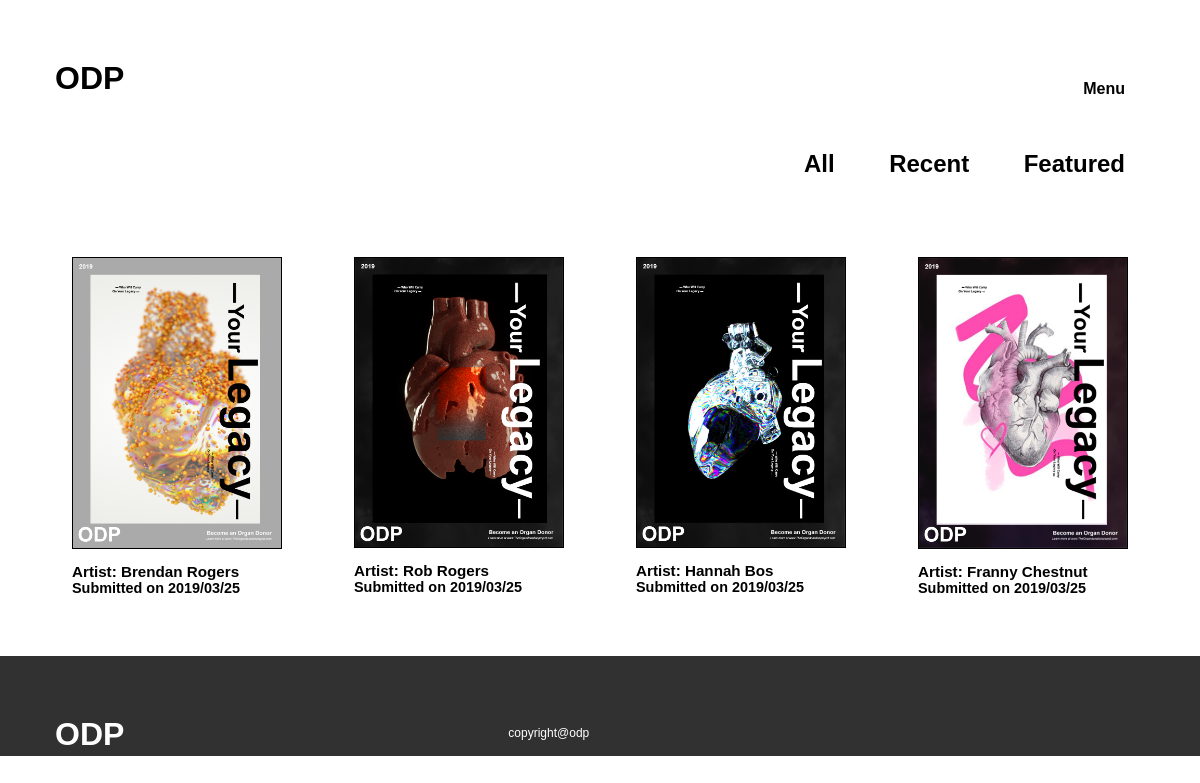
Page /gallery.php?display=featured on the committed database.
### tables this page shows
CREATE TABLE IF NOT EXISTS `tbl_images` (
  `id` int(100) UNSIGNED NOT NULL AUTO_INCREMENT,
  `f_name` varchar(50) NOT NULL,
  `l_name` varchar(50) NOT NULL,
  `email` varchar(50) NOT NULL,
  `file_name` varchar(50) NOT NULL,
  `upload_time` timestamp(6) NOT NULL DEFAULT CURRENT_TIMESTAMP(6),
  `img_status` tinyint(3) DEFAULT '0',
  `featured` tinyint(1) NOT NULL DEFAULT '0',
  `mod_approve` varchar(50) DEFAULT NULL,
  `mod_decline` varchar(50) DEFAULT NULL,
  PRIMARY KEY (`id`)
);

### admin/scripts/index.php (called while the page is built)
<?php
function index_photos($index) {
	include('connect.php');
	if ($index == 'recent') {
		$get_images_query = 'SELECT * FROM tbl_images WHERE upload_time BETWEEN date_sub(now(),INTERVAL 1 WEEK) AND now() AND img_status = 1';
	} else if ($index == 'featured') {
		$get_images_query = 'SELECT * FROM tbl_images WHERE featured = TRUE AND img_status = 1';
	} else {
		$get_images_query = "SELECT * FROM tbl_images WHERE img_status = 1";
	}
	$get_images_set = $pdo->query($get_images_query);
	if ($get_images_set) {
		return $get_images_set;
	} else {
		return 'There are no images currently on display in the gallery.';
	}
}
 ?>

### gallery.php (the view, shortened to what this page needs)
<?php
    if (isset($_GET['display'])) {
        $mode = $_GET['display'];
        $display = index_photos($mode);
    } else {
        $display = index_photos('all');
    }
?>
<!DOCTYPE html>
<html lang="en">
<head>
    <link rel="stylesheet" href="css/master.css">
</head>
<body>
    <a href="#" class="menuButton">Menu</a>
    <main class="container page">
        <h1 class="siteTitle">ODP</h1>
        <ul class="imgFilter">
            <li class="filterChoice"><a href="gallery.php?display=all">All</a></li>
            <li class="filterChoice"><a href="gallery.php?display=recent">Recent</a></li>
            <li class="filterChoice"><a href="gallery.php?display=featured">Featured</a></li>
        </ul>
        <section class="imgSect">
            <?php  while ($row = $display->fetch(PDO::FETCH_ASSOC)): ?>
                <div class="orgPoster">
                    <img src="images/user_images/<?php echo $row['file_name']; ?>" alt="submission <?php echo $row['id']; ?>" class="orgPosterImg">
                    <h3 class="pArtist">Artist: <?php echo $row['f_name'].' '.$row['l_name']; ?></h3>
                    <h4 class="pDate">Submitted on <?php $date = gmdate("Y/m/d", strtotime($row['upload_time'])); echo $date; ?></h4>
                </div>
            <?php endwhile; ?>
        </section>
        <footer>
            <h1 class="siteTitle">ODP</h1>
            <h4 class="copyright"><span class="centerer"></span><span class="centered">copyright@odp</span></h4>
        </footer>
    </main>
</body>
</html>

### css/master.css (style rules this page uses)
* { margin: 0; padding: 0; box-sizing: border-box; }
body { list-style-type: none; font-family: "Montserrat", sans-serif; margin: 0; }
h1, h2 { font-weight: 500; z-index: 5000; }
.centered { top: 50%; left: 50%; transform: translate(-50%, -50%); }
footer { height: 5em; }
.menuButton { font-family: Arial, Helvetica, sans-serif; text-decoration: none; color: #000000; position: absolute; top: 80px; right: 75px; font-weight: bold; z-index: 2; transition: all .5s ease-in-out; }
.container { font-family: Arial, Helvetica, sans-serif; width: 100%; margin: 0; }
.siteTitle { margin: 0; font-size: 2em; margin-left: 55px; display: inline-block; padding-top: 60px; font-weight: bold; }
.imgFilter { list-style-type: none; float: right; clear: both; margin-right: 75px; margin-top: 150px; }
.filterChoice { display: inline-block; font-size: 1.5em; font-weight: bold; margin-left: 50px; }
.filterChoice a { text-decoration: none; color: #000000; }
.imgSect { display: flex; flex-wrap: wrap; width: 94%; margin-left: 3%; justify-content: space-around; margin-top: 160px; }
.orgPoster { flex-basis: 210px; height: auto; margin-bottom: 30px; }
.orgPoster img { width: 100%; height: auto; border: .8px solid #000; }
.pArtist { margin-top: 10px; font-size: .95em; }
.pDate { font-size: .9em; }
footer { background-color: #313131; margin-top: 30px; height: 100px; }
footer .siteTitle { color: #ffffff; padding-bottom: 0px; }
.copyright { margin: 0; display: inline-block; text-align: center; }
.centered { vertical-align: middle; display: inline-block; font-size: .75em; color: #fff; font-weight: initial; }

### rows in the picture
tbl_images: file_name (picture), f_name "Brendan", l_name "Rogers", upload_time "2019/03/25"
tbl_images: file_name (picture), f_name "Rob", l_name "Rogers", upload_time "2019/03/25"
tbl_images: file_name (picture), f_name "Hannah", l_name "Bos", upload_time "2019/03/25"
tbl_images: file_name (picture), f_name "Franny", l_name "Chestnut", upload_time "2019/03/25"
